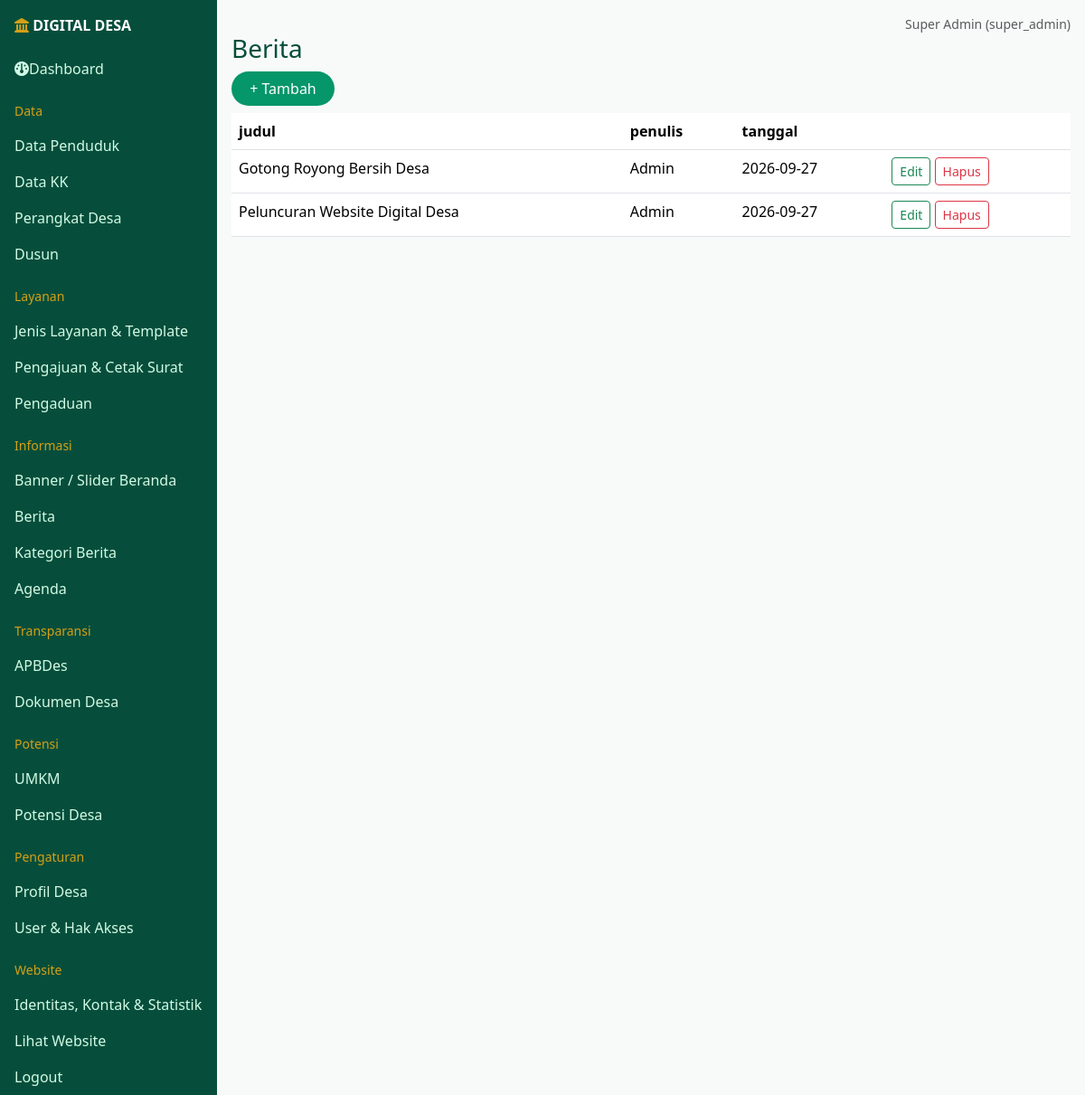
Before: /admin/crud.php (signed in) with the older database file.
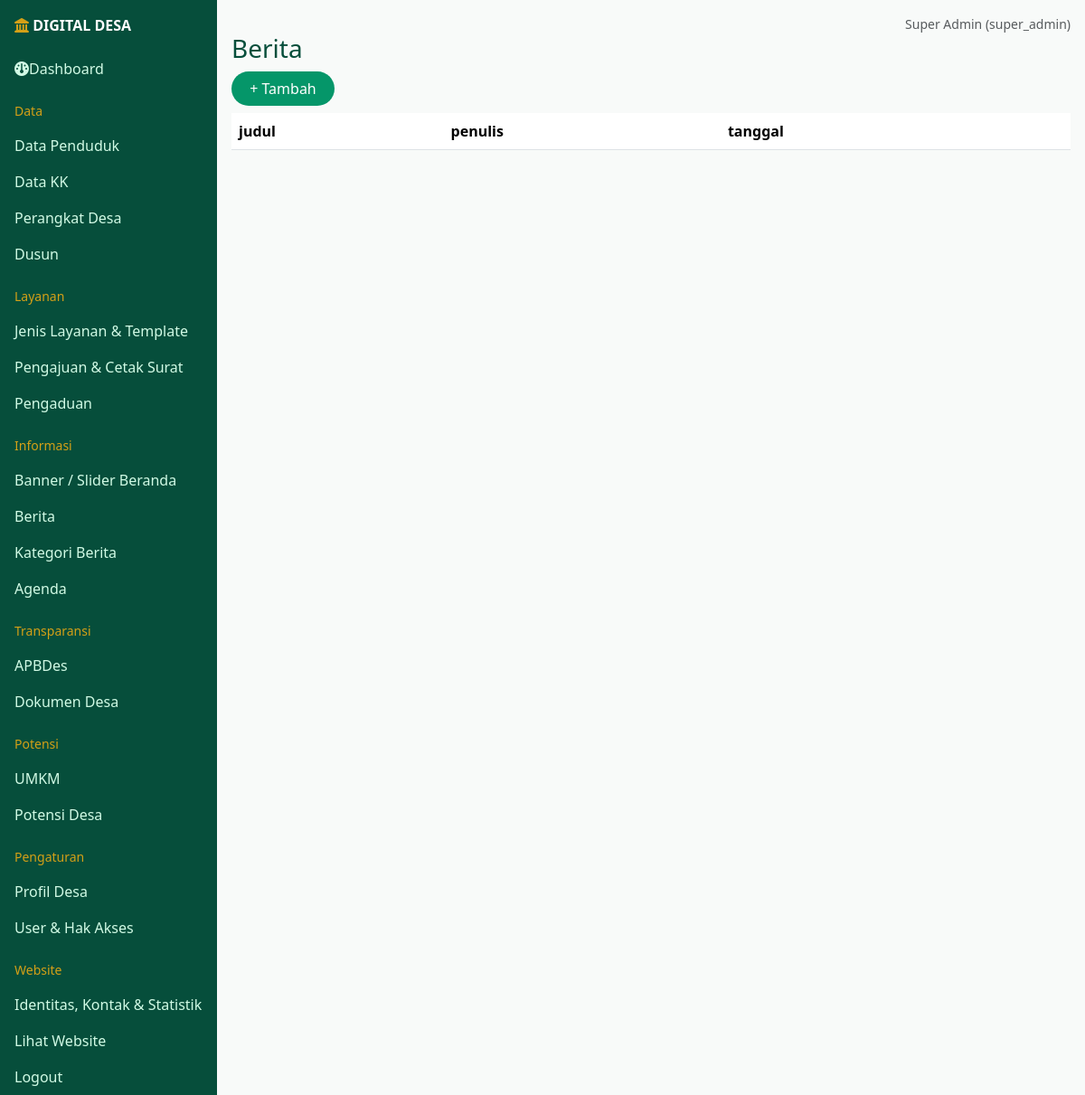
After: the same page with the newer database file.
### tables this page shows
CREATE TABLE berita(id INT AUTO_INCREMENT PRIMARY KEY,judul VARCHAR(200),kategori_id INT,penulis VARCHAR(60),ringkasan TEXT,isi TEXT,foto VARCHAR(100),headline TINYINT DEFAULT 0,tanggal DATE,FOREIGN KEY(kategori_id) REFERENCES kategori_berita(id));

### config/database.php (called while the page is built, shortened)
<?php
if ($_SERVER['HTTP_HOST'] === 'localhost') {
    $host = 'localhost';
    $db   = 'digital_desa';
    $user = 'root';
    $pass = '';
} else {
    $host = 'sql107.infinityfree.com';
    $db   = 'if0_43028656_desa_lemahmulya';
    $user = 'if0_43028656';
    $pass = 'rgmvGCwJ3SWcKxg';
}
try {
    $pdo = new PDO(
        "mysql:host=$host;dbname=$db;charset=utf8mb4",
        $user,
        $pass,
        [
            PDO::ATTR_ERRMODE => PDO::ERRMODE_EXCEPTION,
            PDO::ATTR_DEFAULT_FETCH_MODE => PDO::FETCH_ASSOC
        ]
    );
} catch (PDOException $e) {
    die("Koneksi gagal: " . $e->getMessage());
}
function e($s){return htmlspecialchars((string)$s,ENT_QUOTES,'UTF-8');}
function run($q,$p=[]){global $pdo;$s=$pdo->prepare($q);$s->execute($p);return $s;}
function rows($q,$p=[]){return run($q,$p)->fetchAll();}

### admin/crud.php (the view, shortened to what the changed rows need)
<?php require '../config/database.php';need(['super_admin','admin_desa','kepala_desa']);$r=$_SESSION['u']['role'];
$t=$_GET['t']??'berita';if(!isset($T[$t])||($t=='users'&&$r!='super_admin'))$t='berita';
$title=$T[$t][0];$F=$T[$t][1];$o=$T[$t][2]??[];$L=$o['list']??array_slice(array_keys($F),0,3);
$can=$r!='kepala_desa'||$t=='pengajuan_layanan';$msg='';
include '../includes/sidebar.php';?>
<?php if($can&&(isset($_GET['e'])||(isset($_GET['n'])&&empty($o['noadd'])))):$cur=isset($_GET['e'])?row("SELECT * FROM $t WHERE id=?",[(int)$_GET['e']]):[];?>
<form method="post" enctype="multipart/form-data" class="card-desa bg-white p-4 mb-3"><?=csrf()?><input type="hidden" name="id" value="<?=(int)($cur['id']??0)?>"><input type="hidden" name="a" value="save"><?php foreach($F as $k=>[$l,$ty])echo fld($k,$l,$ty,$cur[$k]??'');?><button class="btn btn-hijau">Simpan</button> <a class="btn btn-secondary" href="crud.php?t=<?=$t?>">Batal</a></form>
<?php else:?><?php if($can&&empty($o['noadd'])):?><a class="btn btn-hijau mb-2" href="crud.php?t=<?=$t?>&n=1">+ Tambah</a><?php endif;?>
<div class="table-responsive"><table class="table bg-white"><tr><?php foreach($L as $c):?><th><?=e($c)?></th><?php endforeach;?><th></th></tr><?php foreach(rows("SELECT * FROM $t ORDER BY id DESC") as $x):?><tr><?php foreach($L as $c):?><td><?=e(mb_strimwidth((string)($x[$c]??''),0,60,'...'))?></td><?php endforeach;?><td class="text-nowrap"><?php if($can):?><a class="btn btn-sm btn-outline-success" href="crud.php?t=<?=$t?>&e=<?=$x['id']?>">Edit</a> <?php endif;if(!empty($o['surat'])):?><a class="btn btn-sm btn-outline-dark" target="_blank" href="surat.php?id=<?=$x['id']?>">Cetak Surat</a> <?php endif;if($can&&empty($o['nodel'])):?><form method="post" class="d-inline" onsubmit="return confirm('Hapus data?')"><?=csrf()?><input type="hidden" name="a" value="del"><input type="hidden" name="id" value="<?=$x['id']?>"><button class="btn btn-sm btn-outline-danger">Hapus</button></form><?php endif;?></td></tr><?php endforeach;?></table></div><?php endif;?><?php include '../includes/adminfoot.php';?>

### includes/sidebar.php (shortened to what the changed rows need)
<?php
$M = [
    'Data' => [
        'penduduk'       => 'Data Penduduk',
        'kartu_keluarga' => 'Data KK',
        'perangkat_desa' => 'Perangkat Desa',
        'dusun'          => 'Dusun'
    ],
    'Layanan' => [
        'layanan'           => 'Jenis Layanan & Template',
        'pengajuan_layanan' => 'Pengajuan & Cetak Surat',
        'pengaduan'         => 'Pengaduan'
    ],
    'Informasi' => [
        'banner'          => 'Banner / Slider Beranda',
        'berita'          => 'Berita',
        'kategori_berita' => 'Kategori Berita',
        'agenda'          => 'Agenda',
    ],
    'Transparansi' => [
        'apbdes'       => 'APBDes',
        'dokumen_desa' => 'Dokumen Desa'
    ],
    'Potensi' => [
        'umkm'         => 'UMKM',
        'potensi_desa' => 'Potensi Desa'
    ],
    'Pengaturan' => [
        'profil_desa' => 'Profil Desa',
        'users'       => 'User & Hak Akses'
    ]
];
?>
<!DOCTYPE html>
<html lang="id">
<head>
    <link href="https://cdn.jsdelivr.net/npm/bootstrap@5.3.3/dist/css/bootstrap.min.css" rel="stylesheet">
    <link href="https://cdnjs.cloudflare.com/ajax/libs/font-awesome/6.5.1/css/all.min.css" rel="stylesheet">
    <link href="../assets/css/style.css" rel="stylesheet">
</head>
<body>
<div class="d-flex">
    <div class="side noprint collapse d-md-block" id="sd">
        <div class="p-3 text-white fw-bold">
            <i class="fa fa-landmark text-gold"></i> DIGITAL DESA
        </div>
        <a href="dashboard.php"><i class="fa fa-gauge"></i>Dashboard</a>
        <?php foreach ($M as $group => $items): ?>
            <small><?= $group ?></small>
            <?php foreach ($items as $table => $label):
            ?>
                <a href="crud.php?t=<?= $table ?>"><?= $label ?></a>
            <?php endforeach; ?>
        <?php endforeach; ?>
        <small>Website</small>
        <a href="pengaturan.php">Identitas, Kontak & Statistik</a>
        <a href="../index.php" target="_blank">Lihat Website</a>
        <a href="../logout.php">Logout</a>
    </div>
    <div class="flex-grow-1 p-3">

Changed rows visible on the page:
removed berita: judul "Gotong Royong Bersih Desa", penulis "Admin", tanggal "2026-09-27"
removed berita: judul "Peluncuran Website Digital Desa", penulis "Admin", tanggal "2026-09-27"
